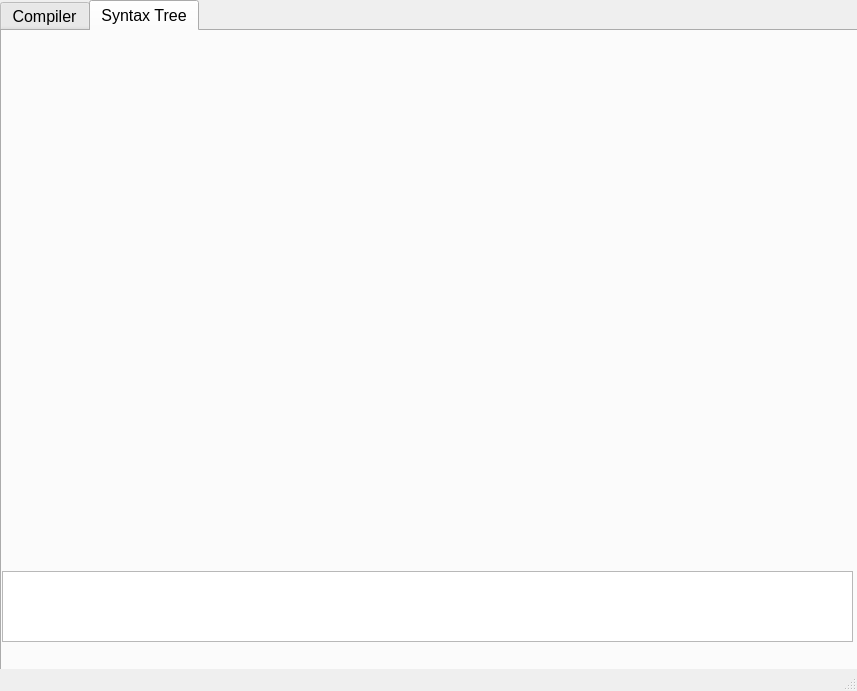
<?xml version="1.0" encoding="UTF-8"?>
<ui version="4.0">
 <class>MainWindow</class>
 <widget class="QMainWindow" name="MainWindow">
  <property name="geometry">
   <rect>
    <x>0</x>
    <y>0</y>
    <width>857</width>
    <height>691</height>
   </rect>
  </property>
  <property name="windowTitle">
   <string>TINY Language Compiler</string>
  </property>
  <widget class="QWidget" name="centralwidget">
   <widget class="QTabWidget" name="tabWidget">
    <property name="geometry">
     <rect>
      <x>0</x>
      <y>0</y>
      <width>861</width>
      <height>671</height>
     </rect>
    </property>
    <property name="font">
     <font>
      <pointsize>12</pointsize>
      <weight>50</weight>
      <bold>false</bold>
     </font>
    </property>
    <property name="currentIndex">
     <number>1</number>
    </property>
    <widget class="QWidget" name="tab">
     <property name="font">
      <font>
       <pointsize>14</pointsize>
       <weight>50</weight>
       <bold>false</bold>
      </font>
     </property>
     <attribute name="title">
      <string>Compiler</string>
     </attribute>
     <widget class="QPlainTextEdit" name="input_text">
      <property name="geometry">
       <rect>
        <x>0</x>
        <y>60</y>
        <width>411</width>
        <height>421</height>
       </rect>
      </property>
      <property name="font">
       <font>
        <pointsize>12</pointsize>
        <weight>50</weight>
        <bold>false</bold>
       </font>
      </property>
     </widget>
     <widget class="QPlainTextEdit" name="output_text">
      <property name="geometry">
       <rect>
        <x>440</x>
        <y>60</y>
        <width>411</width>
        <height>421</height>
       </rect>
      </property>
      <property name="font">
       <font>
        <pointsize>12</pointsize>
        <weight>50</weight>
        <bold>false</bold>
       </font>
      </property>
     </widget>
     <widget class="QPushButton" name="save_btn">
      <property name="geometry">
       <rect>
        <x>670</x>
        <y>10</y>
        <width>171</width>
        <height>41</height>
       </rect>
      </property>
      <property name="font">
       <font>
        <pointsize>14</pointsize>
        <weight>50</weight>
        <bold>false</bold>
       </font>
      </property>
      <property name="text">
       <string>Save</string>
      </property>
     </widget>
     <widget class="QLabel" name="label">
      <property name="geometry">
       <rect>
        <x>10</x>
        <y>10</y>
        <width>451</width>
        <height>31</height>
       </rect>
      </property>
      <property name="font">
       <font>
        <pointsize>14</pointsize>
        <weight>50</weight>
        <bold>false</bold>
       </font>
      </property>
      <property name="text">
       <string>Input TINY language code here and hit run!</string>
      </property>
     </widget>
     <widget class="QPushButton" name="open_btn">
      <property name="geometry">
       <rect>
        <x>670</x>
        <y>580</y>
        <width>171</width>
        <height>41</height>
       </rect>
      </property>
      <property name="font">
       <font>
        <pointsize>14</pointsize>
        <weight>50</weight>
        <bold>false</bold>
       </font>
      </property>
      <property name="text">
       <string>Open</string>
      </property>
     </widget>
     <widget class="QPushButton" name="run_btn">
      <property name="geometry">
       <rect>
        <x>350</x>
        <y>580</y>
        <width>171</width>
        <height>41</height>
       </rect>
      </property>
      <property name="font">
       <font>
        <pointsize>14</pointsize>
        <weight>50</weight>
        <bold>false</bold>
       </font>
      </property>
      <property name="text">
       <string>Run</string>
      </property>
     </widget>
     <widget class="QPushButton" name="clear_btn">
      <property name="geometry">
       <rect>
        <x>10</x>
        <y>580</y>
        <width>171</width>
        <height>41</height>
       </rect>
      </property>
      <property name="font">
       <font>
        <pointsize>14</pointsize>
        <weight>50</weight>
        <bold>false</bold>
       </font>
      </property>
      <property name="text">
       <string>Clear</string>
      </property>
     </widget>
     <widget class="QPlainTextEdit" name="msg_text">
      <property name="geometry">
       <rect>
        <x>0</x>
        <y>490</y>
        <width>851</width>
        <height>71</height>
       </rect>
      </property>
      <property name="font">
       <font>
        <pointsize>10</pointsize>
        <weight>50</weight>
        <bold>false</bold>
       </font>
      </property>
     </widget>
    </widget>
    <widget class="QWidget" name="tab_2">
     <property name="font">
      <font>
       <pointsize>14</pointsize>
       <weight>50</weight>
       <bold>false</bold>
      </font>
     </property>
     <attribute name="title">
      <string>Syntax Tree</string>
     </attribute>
     <widget class="QLabel" name="graph_area">
      <property name="geometry">
       <rect>
        <x>10</x>
        <y>10</y>
        <width>831</width>
        <height>511</height>
       </rect>
      </property>
      <property name="text">
       <string/>
      </property>
     </widget>
     <widget class="QPlainTextEdit" name="msg_2_text">
      <property name="geometry">
       <rect>
        <x>0</x>
        <y>540</y>
        <width>851</width>
        <height>71</height>
       </rect>
      </property>
      <property name="font">
       <font>
        <pointsize>10</pointsize>
        <weight>50</weight>
        <bold>false</bold>
       </font>
      </property>
     </widget>
    </widget>
   </widget>
  </widget>
  <widget class="QMenuBar" name="menubar">
   <property name="geometry">
    <rect>
     <x>0</x>
     <y>0</y>
     <width>857</width>
     <height>21</height>
    </rect>
   </property>
  </widget>
  <widget class="QStatusBar" name="statusbar"/>
 </widget>
 <resources/>
 <connections/>
</ui>
